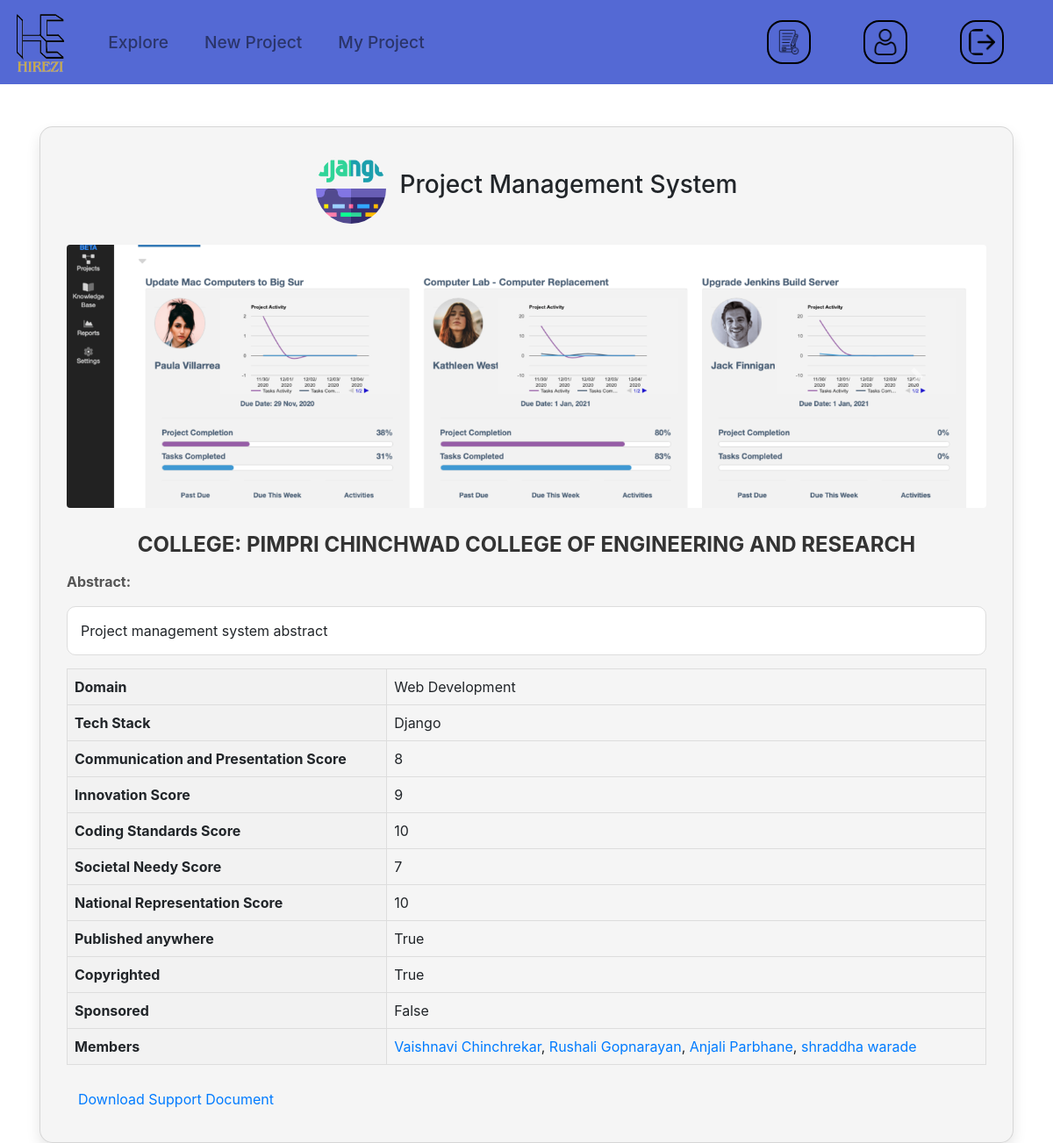
/project/1/, run on the app's committed database.
### college/models.py (models this page shows, shortened)
class Project(models.Model):
    project_title = models.CharField(max_length=200)
    project_domain = models.ForeignKey(Domain, on_delete=models.DO_NOTHING)
    College=models.ForeignKey(College,on_delete=models.DO_NOTHING,default=1)
    tech_stack=models.ForeignKey(TechStack, on_delete=models.DO_NOTHING)
    member_details_1 = models.ForeignKey(Student,related_name='member_1', on_delete=models.CASCADE,null=True, blank=True)
    member_details_2 = models.ForeignKey(Student,related_name='member_2' ,on_delete=models.CASCADE,null=True, blank=True)
    member_details_3 = models.ForeignKey(Student,related_name='member_3', on_delete=models.CASCADE,null=True, blank=True)
    member_details_4 = models.ForeignKey(Student,related_name='member_4', on_delete=models.CASCADE,null=True, blank=True)
    current_yr=models.IntegerField(null=True, blank=True)
    mentor_id=models.ForeignKey(Mentor,on_delete=models.CASCADE,null=True, blank=True)
    timeline_id=models.ForeignKey(Timeline,on_delete=models.CASCADE,null=True, blank=True)
    panel_id = models.ForeignKey(Panel, on_delete=models.SET_NULL, blank=True, null=True)
    abstract=models.CharField(max_length=500,blank=True, null=True)
    support_doc = models.FileField(upload_to='documents/', blank=True, null=True)
    image_1 = models.ImageField(upload_to='images/', blank=True, null=True)
    image_2 = models.ImageField(upload_to='images/', blank=True, null=True)
    communications_presentation_score=models.IntegerField(null=True, blank=True)
    innovation_score=models.IntegerField(null=True, blank=True)
    coding_standards_score=models.IntegerField(null=True, blank=True)
    societal_score=models.IntegerField(null=True, blank=True)
    national_representation_score=models.IntegerField(null=True, blank=True)
    sponsored=models.BooleanField(default=False)
    published=models.BooleanField(default=False)
    copyrighted=models.BooleanField(default=False)
    def __str__(self):
        return self.project_title

class TechStack(models.Model):
    name=models.CharField(max_length=100)
    logo_image = models.ImageField(upload_to='images/')
    def __str__(self):
        return self.name

class College(models.Model):
    admin = models.ForeignKey(CustomUser, on_delete=models.CASCADE)
    address = models.TextField()
    name=models.CharField(max_length=200)
    website=models.CharField(max_length=25)
    def __str__(self):
        return self.name

class Domain(models.Model):
    domain_name = models.CharField(max_length=100)
    def __str__(self):
        return self.domain_name

class Student(models.Model):
    user = models.ForeignKey(CustomUser, on_delete=models.CASCADE)
    college_name = models.ForeignKey(College, on_delete=models.CASCADE,default=1)
    department = models.ForeignKey(Department, on_delete=models.CASCADE)
    admission_year = models.IntegerField(choices=year_choices,default=current_year)
    university_no=models.IntegerField()
    name=models.CharField(max_length=100)

### student/views.py (the view)
# urls.py: path('project/<int:pk>/', views.project_detail_view, name='project_detail'),
def project_detail_view(request, pk):
    project = get_object_or_404(Project, pk=pk)
    print(project)
    return render(request, 'students/single_project.html', {'project': project})

### templates/students/single_project.html (shortened to what this page needs)
{%extends 'students/student_base.html'%}
{% block body %}
<div class="container mt-4">
    <div class="card shadow">
        <div class="card-body">
            <div class="d-flex align-items-center justify-content-center">
                {% if project.tech_stack.logo_image %}
                    <img src="{{ project.tech_stack.logo_image.url }}" class="mr-3 logo-img" alt="Logo">
                {% endif %}
                <h3 class="project-title">{{ project.project_title }}</h3>
            </div>
            <div id="imageCarousel" class="carousel slide mt-4" data-ride="carousel">
                <div class="carousel-inner">
                    {% if project.image_1 %}
                        <div class="carousel-item active">
                            <img src="{{ project.image_1.url }}" class="d-block w-100 img-fluid rounded" alt="Image 1">
                        </div>
                    {% endif %}
                </div>
                <a class="carousel-control-prev" href="#imageCarousel" role="button" data-slide="prev">
                    <span class="carousel-control-prev-icon" aria-hidden="true"></span>
                </a>
                <a class="carousel-control-next" href="#imageCarousel" role="button" data-slide="next">
                    <span class="carousel-control-next-icon" aria-hidden="true"></span>
                </a>
            </div>
            <div class="project-details mt-4">
                <p class="card-title text-uppercase font-weight-bold">College: {{ project.College }}</p>
                <p class="card-text font-weight-bold">Abstract:</p>
                <div class="abstract-box">
                    {{ project.abstract }}
                </div>
                <table class="details-table">
                    <tr>
                        <th>Domain</th>
                        <td>{{ project.project_domain }}</td>
                    </tr>
                    <tr>
                        <th>Tech Stack</th>
                        <td>{{ project.tech_stack }}</td>
                    </tr>
                    <tr>
                        <th>Communication and Presentation Score</th>
                        <td>{{ project.communications_presentation_score }}</td>
                    </tr>
                    <tr>
                        <th>Innovation Score</th>
                        <td>{{ project.innovation_score }}</td>
                    </tr>
                    <tr>
                        <th>Coding Standards Score</th>
                        <td>{{ project.coding_standards_score }}</td>
                    </tr>
                    <tr>
                        <th>Societal Needy Score</th>
                        <td>{{ project.societal_score }}</td>
                    </tr>
                    <tr>
                        <th>National Representation Score</th>
                        <td>{{ project.national_representation_score }}</td>
                    </tr>
                    <tr>
                        <th>Published anywhere</th>
                        <td>{{ project.published }}</td>
                    </tr>
                    <tr>
                        <th>Copyrighted</th>
                        <td>{{ project.copyrighted }}</td>
                    </tr>
                    <tr>
                        <th>Sponsored</th>
                        <td>{{ project.sponsored }}</td>
                    </tr>
                    <tr>
                        <th>Members</th>
                        <td>
                            <a href="{% url 'student_dashboard' student_id=project.member_details_1.id %}">{{ project.member_details_1.name }}</a>,
                            <a href="{% url 'student_dashboard' student_id=project.member_details_2.id %}">{{ project.member_details_2.name }}</a>,
                            <a href="{% url 'student_dashboard' student_id=project.member_details_3.id %}">{{ project.member_details_3.name }}</a>,
                            <a href="{% url 'student_dashboard' student_id=project.member_details_4.id %}">{{ project.member_details_4.name }}</a>
                        </td>
                    </tr>
                </table>
                {% if project.support_doc %}
                    <p class="card-text"><a href="{{ project.support_doc }}" class="btn btn-link">Download Support Document</a></p>
                {% endif %}
            </div>
        </div>
    </div>
</div>
{% endblock %}

### templates/students/student_base.html (shortened to what this page needs)
{%load static%}
<!doctype html>
<html lang="en">
  <head>
    <link rel="stylesheet" href="https://cdn.jsdelivr.net/npm/bootstrap@4.0.0/dist/css/bootstrap.min.css">
  </head>
  <body>
    <nav class="navbar navbar-expand-lg navbar-light ">
        <a class="navbar-brand" href="/student_explore"><img src="{% static '/img/HIREZI LOGO.png'%}" style="height:70px;" alt=""></a>
        <div class="collapse navbar-collapse" id="navbarSupportedContent">
          <ul class="navbar-nav mr-auto">
            <li class="nav-item">
              <a class="nav-link" href="/student_explore">Explore</a>
            </li>
            <li class="nav-item">
              <a class="nav-link" href="/add_project/">New Project</a>
            </li>
            <li class="nav-item">
              <a class="nav-link" href="/project_list">My Project</a>
            </li>
          </ul>
          <form class="options form-inline my-2 my-lg-0">
            <ul class="navbar-nav mr-auto">
            <li class="nav-item">
                    <a href="/view_project_request"><img src="{%static '/img/request-for-proposal.png'%}" alt=""></a>
                </li>
                <li class="nav-item">
                    <a href="/profile"><img src="{%static "/img/PROFILE.png"%}" alt="" ></a>
                </li>
                <li class="nav-item">
                    <a href="/logout"><img src="{%static '/img/logout.png'%}" alt=""></a>
                </li>
                <ul>
          </form>
        </div>
    </nav>
    <br>
    {%block body%}{%endblock%}
  </body>
</html>

### data on the page
Project: tech_stack.logo_image (picture), project_title "Project Management System", image_1 (picture), College "PIMPRI CHINCHWAD COLLEGE OF ENGINEERING AND RESEARCH", abstract "Project management system abstract", project_domain "Web Development", tech_stack "Django", communications_presentation_score "8", innovation_score "9", coding_standards_score "10", societal_score "7", national_representation_score "10", published "True", copyrighted "True", sponsored "False", member_details_1.name "Vaishnavi Chinchrekar", member_details_2.name "Rushali Gopnarayan", member_details_3.name "Anjali Parbhane", member_details_4.name "shraddha warade"
